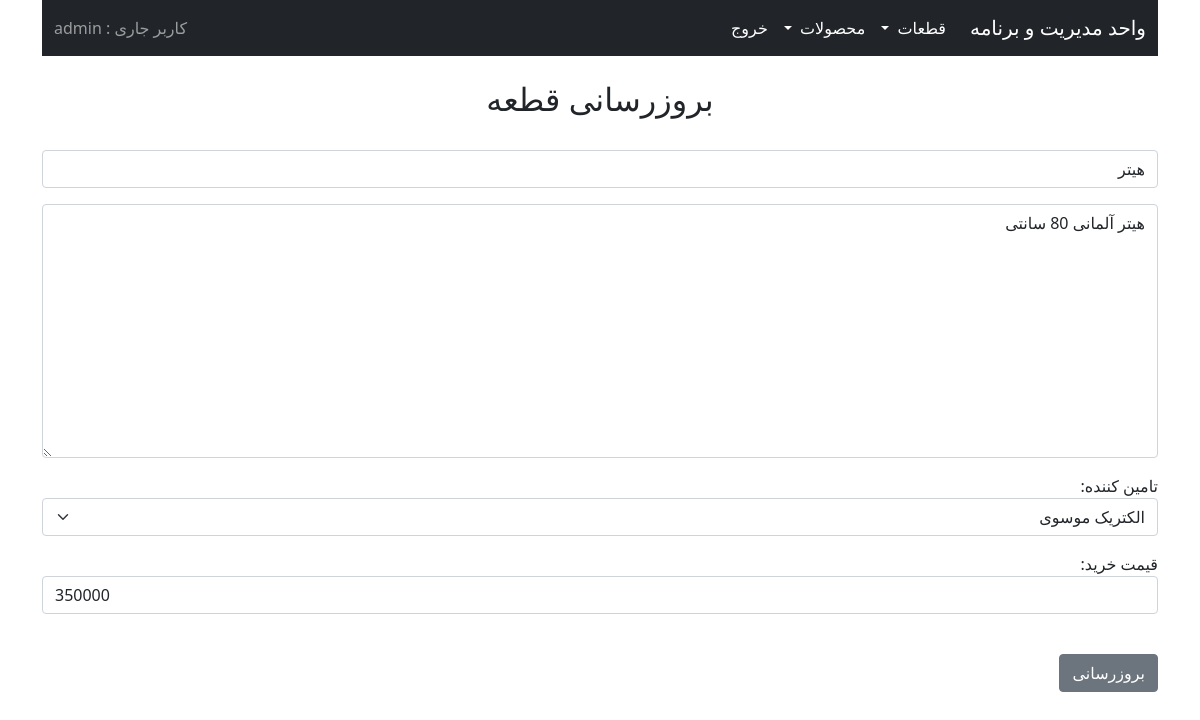
Screenshot of /support/parts/update/1 (signed in) with the database file from the repository.
### support/models.py (models this page shows, shortened)
class Part(models.Model):
    part_name = models.CharField(verbose_name=_('Part Name'), max_length=100)
    part_supplier = models.ForeignKey(Supplier, on_delete=models.CASCADE, blank=True, null=True)
    part_buy_price = models.IntegerField(verbose_name=_('Part Buy Price'), blank=True, default=0 )
    part_description = models.TextField(verbose_name=_('Part Description'), max_length=1000, blank=True)
    class Meta:
        verbose_name = _('Part')
        verbose_name_plural = _('Parts')

### support/views.py (the view)
# urls.py: path('parts/update/<part_id>', views.part_update, name='part-update'),
def part_update(request, part_id):
    part = Part.objects.get(pk=part_id)
    form = PartForm(request.POST or None, instance=part)
    if form.is_valid():
        form.save()
        return redirect('part-list')
    return render(request, 'support/part_update.html', {'form': form})

### support/forms.py
class PartForm(ModelForm):
    class Meta:
        model = Part
        fields = ['part_name', 'part_description', 'part_supplier', 'part_buy_price']
        labels = {
            'part_name': '',
            'part_buy_price': 'قیمت خرید',
            'part_supplier': 'تامین کننده',
            'part_description': '',
        }
        widgets = {
            'part_name': forms.TextInput(attrs={'class': 'form-control', 'placeholder': 'نام قطعه'}),
            'part_buy_price': forms.NumberInput(attrs={'class': 'form-control', 'placeholder': 'قیمت خرید(تومان)'}),
            'part_supplier': forms.Select(attrs={'class': 'form-select', 'placeholder': 'تامین کننده'}),
            'part_description': forms.Textarea(attrs={'class': 'form-control', 'placeholder': 'توضیحات قطعه'}),
        }
    def __init__(self, *args, **kwargs):
        super(PartForm, self).__init__(*args, **kwargs)
        self.fields['part_supplier'].empty_label = 'متفرقه'

### support/models.py (called while the page is built)
    def __str__(self):
        return self.supplier_name

### support/templates/support/part_update.html (shortened to what this page needs)
{% extends 'mainapp/base.html' %}
{% block content %}
{% include './navbar.html' %}
<center><br>
<h2>بروزرسانی قطعه</h2>
</center><br>
<form action="" method="post">
    {{ form.as_p }}
    <br>
    <input type="submit" value="بروزرسانی" class="btn btn-secondary">
</form>
{% endblock %}

### support/templates/support/navbar.html (shortened to what this page needs)
<nav class="navbar navbar-expand-lg navbar-dark bg-dark">
    <div class="container-fluid">
        <a class="navbar-brand" href="#">واحد مدیریت و برنامه</a>
        <div class="collapse navbar-collapse" id="navbarSupportedContent">
            <ul class="navbar-nav me-auto mb-2 mb-lg-0">
                <li class="nav-item dropdown ">
                    <a class="nav-link dropdown-toggle active " href="#" id="navbarDropdown" role="button"
                       data-bs-toggle="dropdown" aria-expanded="false">
                        قطعات
                    </a>
                </li>
                <li class="nav-item dropdown ">
                    <a class="nav-link dropdown-toggle active " href="#" id="navbarDropdown" role="button"
                       data-bs-toggle="dropdown" aria-expanded="false">
                        محصولات
                    </a>
                </li>
                {% if user.is_authenticated %}
                <li class="nav-item">
                    <a class="nav-link active" aria-current="page" href="{% url 'logout-user' %}">خروج</a>
                </li>
                {% endif %}
            </ul>
            <span class="navbar-text">
       کاربر جاری : {{ user }}
            </span>
        </div>
    </div>
</nav>

### rows the page displays
Part: part_name "هیتر", part_description "هیتر آلمانی 80 سانتی", part_supplier "الکتریک موسوی", part_buy_price "350000"

### other values shown
{{ user }} "admin"
